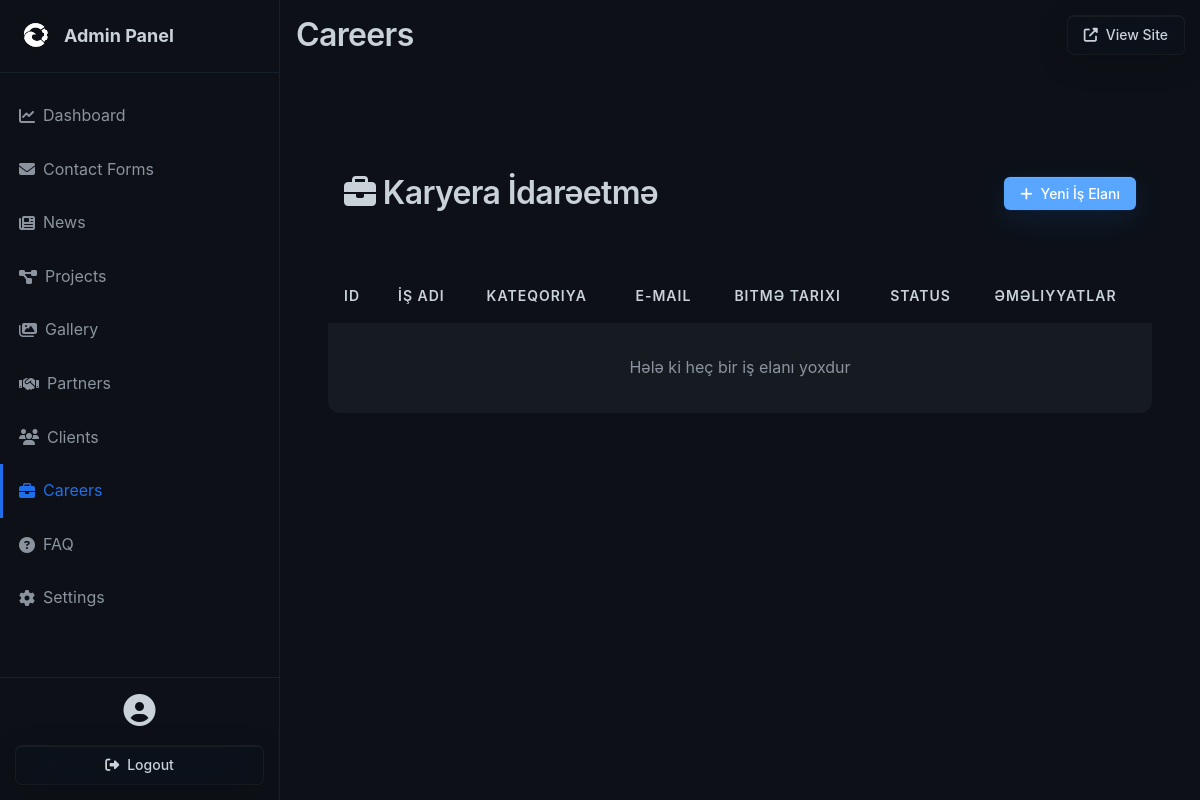
Before: /admin/careers.php (signed in) with the older database file.
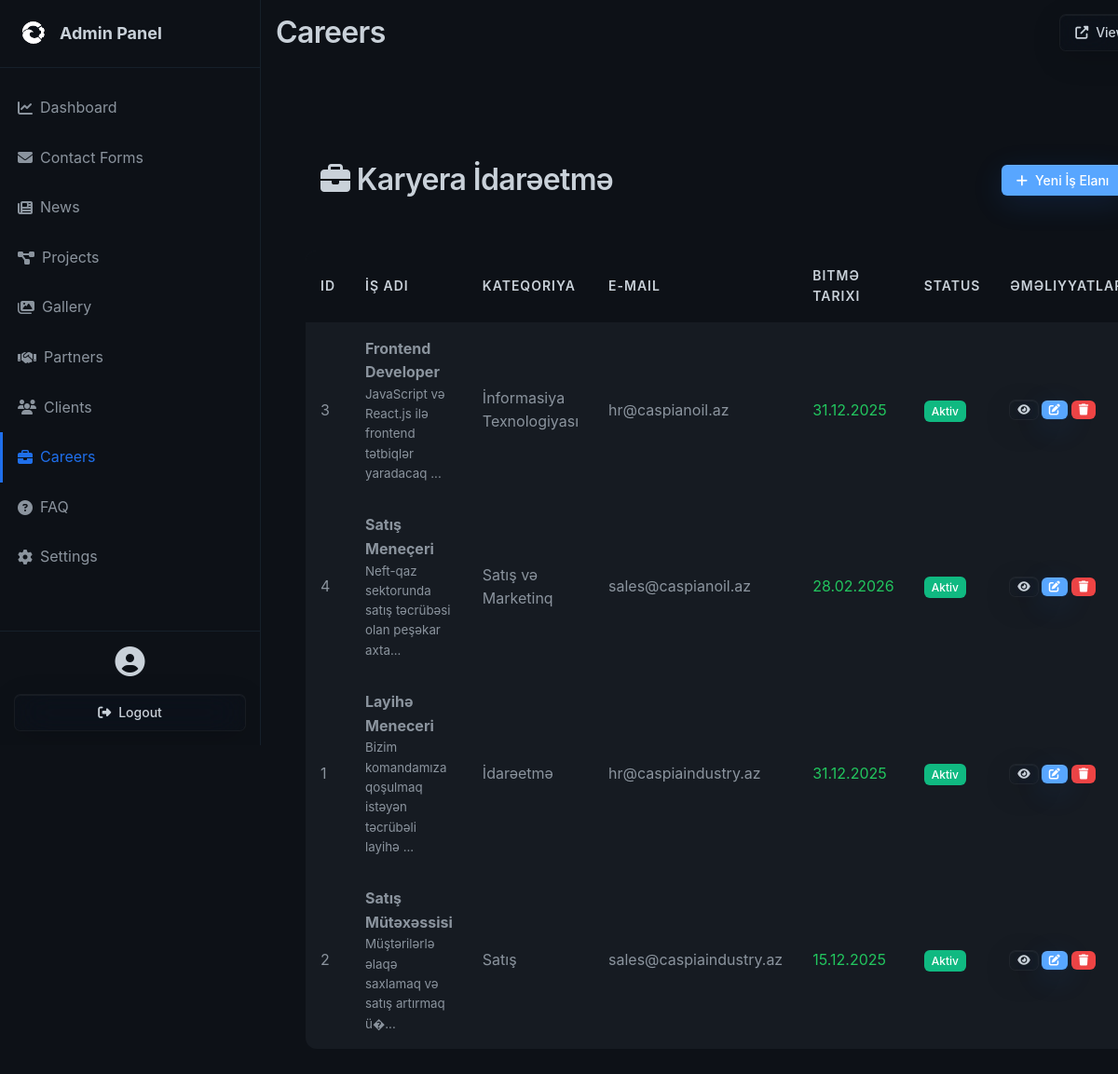
After: the same page with the newer database file.
### tables this page shows
CREATE TABLE careers (
    id INTEGER PRIMARY KEY AUTOINCREMENT,
    title_az TEXT NOT NULL,
    title_en TEXT NOT NULL,
    title_ru TEXT NOT NULL,
    description_az TEXT NOT NULL,
    description_en TEXT NOT NULL,
    description_ru TEXT NOT NULL,
    salary_range_az TEXT,
    salary_range_en TEXT,
    salary_range_ru TEXT,
    work_hours_az TEXT NOT NULL,
    work_hours_en TEXT NOT NULL,
    work_hours_ru TEXT NOT NULL,
    category_az TEXT NOT NULL,
    category_en TEXT NOT NULL,
    category_ru TEXT NOT NULL,
    tags_az TEXT,
    tags_en TEXT,
    tags_ru TEXT,
    email TEXT NOT NULL,
    created_date DATE DEFAULT CURRENT_DATE,
    expiry_date DATE,
    is_active BOOLEAN DEFAULT 1,
    created_at DATETIME DEFAULT CURRENT_TIMESTAMP,
    updated_at DATETIME DEFAULT CURRENT_TIMESTAMP
);

### admin/careers.php (the view, shortened to what this page needs)
<?php
$database = Database::getInstance()->getConnection();
require_once 'header.php';
$query = "SELECT * FROM careers ORDER BY created_at DESC";
$stmt = $database->prepare($query);
$stmt->execute();
$careers = $stmt->fetchAll();
?>
<div class="admin-container">
    <div class="admin-header">
        <h1><i class="fas fa-briefcase"></i> Karyera İdarəetmə</h1>
        <button class="btn btn-primary" onclick="toggleForm()">
            <i class="fas fa-plus"></i> Yeni İş Elanı
        </button>
    </div>
    <div class="admin-table-container">
        <table class="admin-table">
            <thead>
                <tr>
                    <th>ID</th>
                    <th>İş Adı</th>
                    <th>Kateqoriya</th>
                    <th>E-mail</th>
                    <th>Bitmə Tarixi</th>
                    <th>Status</th>
                    <th>Əməliyyatlar</th>
                </tr>
            </thead>
            <tbody>
                <?php foreach ($careers as $career): ?>
                    <tr>
                        <td><?php echo $career['id']; ?></td>
                        <td>
                            <strong><?php echo htmlspecialchars($career['title_az']); ?></strong>
                            <small style="display: block; color: var(--text-secondary);">
                                <?php echo htmlspecialchars(substr($career['description_az'], 0, 60)) . '...'; ?>
                            </small>
                        </td>
                        <td><?php echo htmlspecialchars($career['category_az']); ?></td>
                        <td><?php echo htmlspecialchars($career['email']); ?></td>
                        <td>
                            <?php if ($career['expiry_date']): ?>
                                <?php
                                $expiry = new DateTime($career['expiry_date']);
                                $now = new DateTime();
                                $isExpired = $expiry < $now;
                                ?>
                                <span style="color: <?php echo $isExpired ? '#ef4444' : '#22c55e'; ?>">
                                    <?php echo $expiry->format('d.m.Y'); ?>
                                </span>
                            <?php else: ?>
                                <span style="color: var(--text-secondary);">Daimi</span>
                            <?php endif; ?>
                        </td>
                        <td>
                            <span class="status-badge <?php echo $career['is_active'] ? 'active' : 'inactive'; ?>">
                                <?php echo $career['is_active'] ? 'Aktiv' : 'Deaktiv'; ?>
                            </span>
                        </td>
                        <td>
                            <div class="action-buttons">
                                <a href="../pages/career-detail.php?id=<?php echo $career['id']; ?>" class="btn btn-sm btn-outline" target="_blank">
                                    <i class="fas fa-eye"></i>
                                </a>
                                <a href="?edit=<?php echo $career['id']; ?>" class="btn btn-sm btn-primary">
                                    <i class="fas fa-edit"></i>
                                </a>
                                <button type="button" class="btn btn-sm btn-danger" onclick="deleteCareer(<?php echo $career['id']; ?>, '<?php echo htmlspecialchars($career['title_az']); ?>')">
                                    <i class="fas fa-trash"></i>
                                </button>
                            </div>
                        </td>
                    </tr>
                <?php endforeach; ?>
                <?php if (empty($careers)): ?>
                    <tr>
                        <td colspan="7" style="text-align: center; color: var(--text-secondary); padding: var(--spacing-xl);">
                            Hələ ki heç bir iş elanı yoxdur
                        </td>
                    </tr>
                <?php endif; ?>
            </tbody>
        </table>
    </div>
</div>
<?php require_once 'footer.php'; ?>

Changed rows visible on the page:
added careers: id "3", title_az "Frontend Developer", description_az "JavaScript və React.js ilə frontend tətbiqlər yaradacaq", category_az "İnformasiya Texnologiyası", email "hr@caspianoil.az", expiry_date "31.12.2025", is_active "Aktiv"
added careers: id "4", title_az "Satış Meneçeri", description_az "Neft-qaz sektorunda satış təcrübəsi olan peşəkar axta", category_az "Satış və Marketinq", email "sales@caspianoil.az", expiry_date "28.02.2026", is_active "Aktiv"
added careers: id "1", title_az "Layihə Meneceri", description_az "Bizim komandamıza qoşulmaq istəyən təcrübəli layihə", category_az "İdarəetmə", email "hr@caspiaindustry.az", expiry_date "31.12.2025", is_active "Aktiv"
added careers: id "2", title_az "Satış Mütəxəssisi", description_az "Müştərilərlə əlaqə saxlamaq və satış artırmaq ü�", category_az "Satış", email "sales@caspiaindustry.az", expiry_date "15.12.2025", is_active "Aktiv"
Other visible differences:
text no longer shown: "Hələ ki heç bir iş elanı yoxdur"
